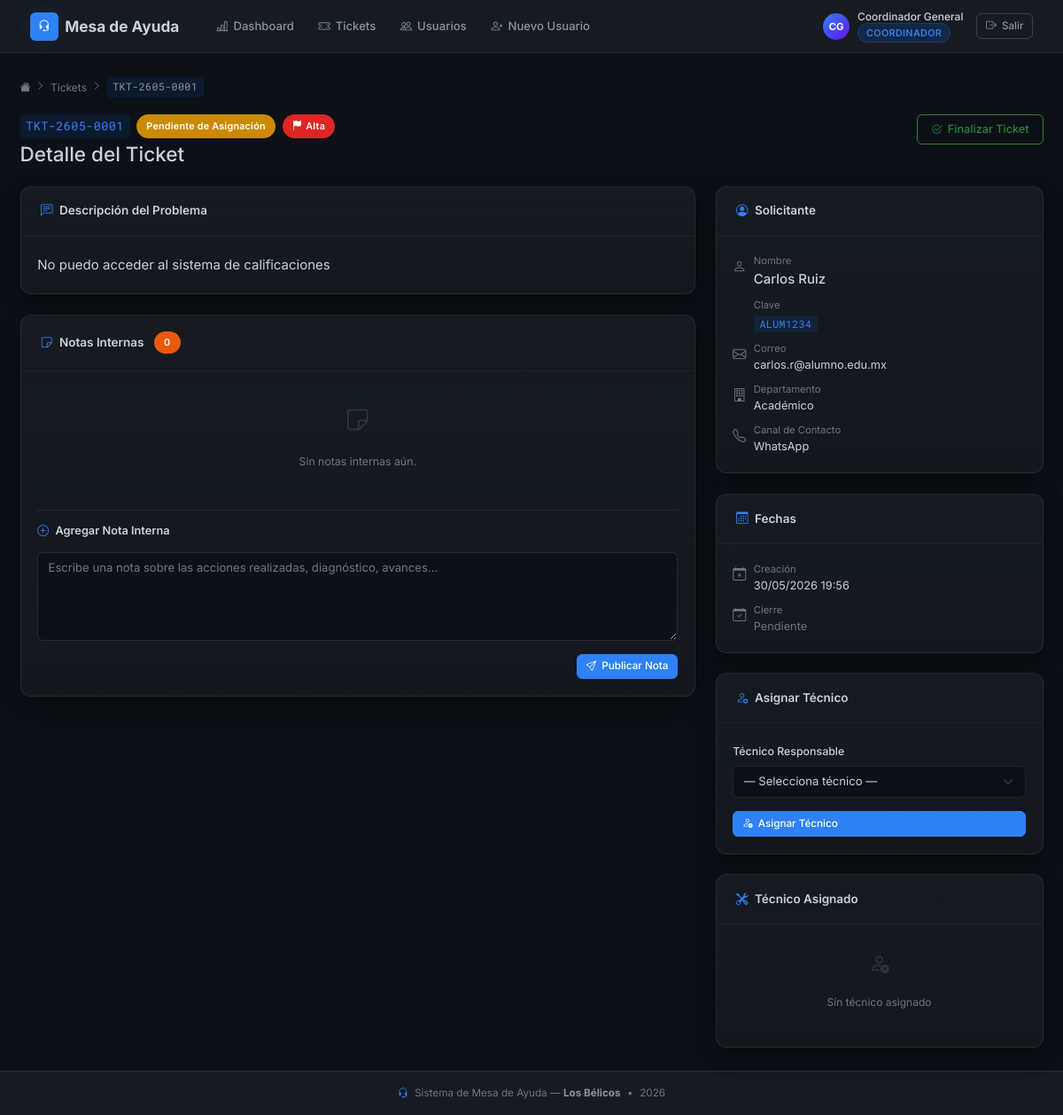
Before: /index.php?controller=Ticket&action=show&id=1 (signed in) with the older database file.
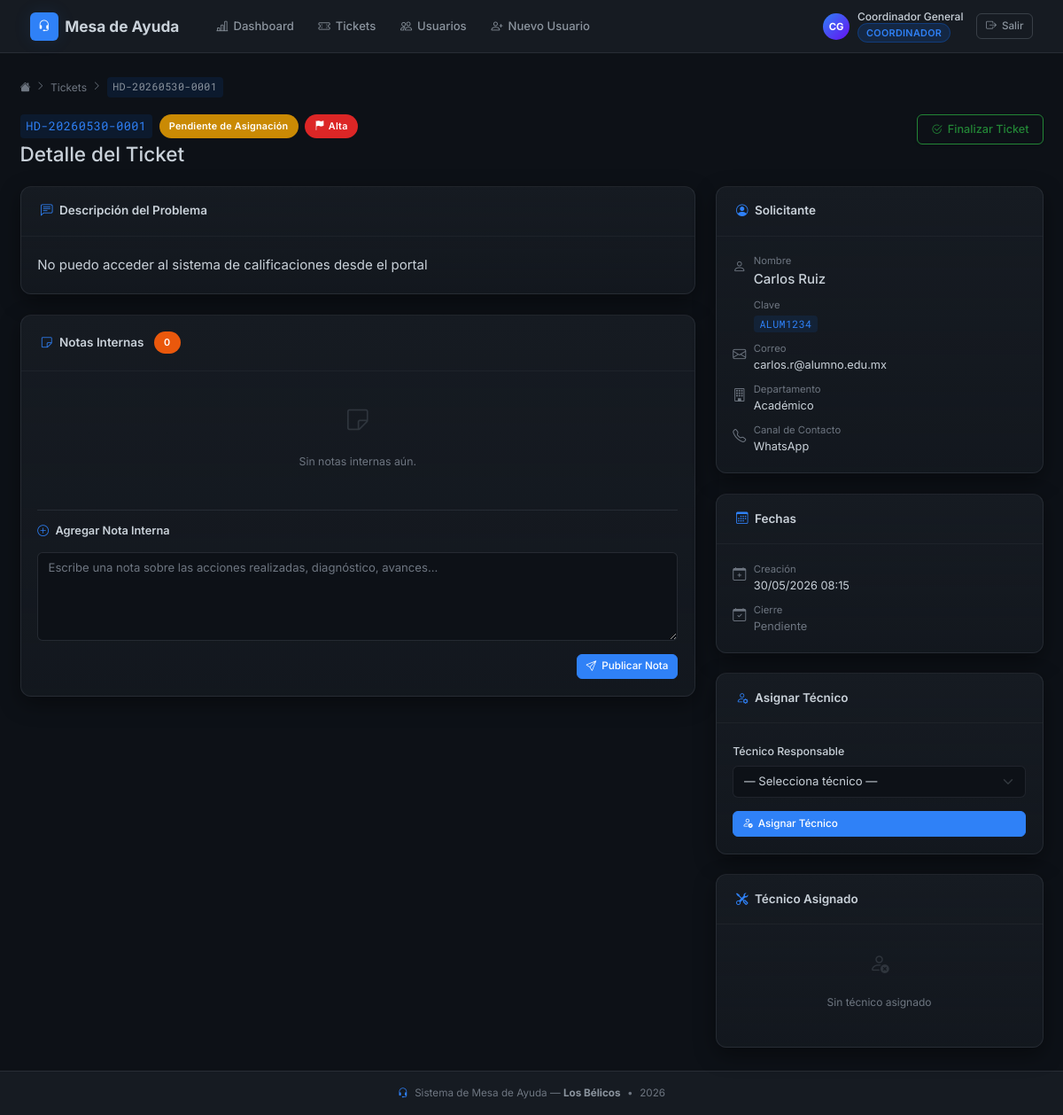
After: the same page with the newer database file.
### tables this page shows
CREATE TABLE `tickets` (
  `id`               int(10) UNSIGNED                   NOT NULL,
  `folio`            varchar(20)                        NOT NULL,
  `id_solicitante`   int(10) UNSIGNED                   NOT NULL,
  `id_canal`         int(10) UNSIGNED                   NOT NULL,
  `descripcion`      text                               NOT NULL,
  `prioridad`        enum('Baja','Media','Alta')         NOT NULL DEFAULT 'Baja',
  `id_estatus`       int(10) UNSIGNED                   NOT NULL DEFAULT 1,
  `id_tecnico`       int(10) UNSIGNED                   DEFAULT NULL,
  `id_mesa_asignada` int(10) UNSIGNED                   DEFAULT NULL,
  `fecha_creacion`   datetime                           NOT NULL DEFAULT current_timestamp(),
  `fecha_cierre`     datetime                           DEFAULT NULL
);

CREATE TABLE `estatus_tickets` (
  `id`             int(10) UNSIGNED NOT NULL,
  `nombre_estatus` varchar(50)      NOT NULL
);

CREATE TABLE `solicitantes` (
  `id`               int(10) UNSIGNED NOT NULL,
  `clave_reportante` varchar(20)      NOT NULL,
  `nombre_completo`  varchar(150)     NOT NULL,
  `correo`           varchar(100)     DEFAULT NULL,
  `id_departamento`  int(10) UNSIGNED DEFAULT NULL
);

CREATE TABLE `departamentos` (
  `id`                   int(10) UNSIGNED NOT NULL,
  `nombre_departamento`  varchar(100)     NOT NULL
);

CREATE TABLE `canales_contacto` (
  `id`           int(10) UNSIGNED NOT NULL,
  `nombre_canal` varchar(50)      NOT NULL
);

### app/controllers/TicketController.php (called while the page is built, shortened)
<?php
class TicketController {
    private Ticket $modelTicket;
    public function __construct() {
        require_once BASE_PATH . '/app/models/Ticket.php';
        $this->modelTicket = new Ticket();
    }
    public function show(): void {
        $id     = (int) ($_GET['id'] ?? 0);
        $ticket = $this->modelTicket->obtenerTicketPorId($id);
        $notas        = $this->modelTicket->obtenerNotasPorTicket($id);
        require BASE_PATH . '/app/views/tickets/show.php';
    }
}

### config/Database.php (called while the page is built)
<?php
class Database {
    private static ?Database $instance = null;
    private PDO $connection;
    private function __construct() {
        $host = 'localhost';
        $db   = 'helpdesk_db';
        $user = 'root';
        $pass = '';
        try {
            $this->connection = new PDO("mysql:host=$host;dbname=$db;charset=utf8mb4", $user, $pass);
            $this->connection->setAttribute(PDO::ATTR_ERRMODE, PDO::ERRMODE_EXCEPTION);
        } catch(PDOException $e) {
            die("Error de conexión: " . $e->getMessage());
        }
    }
    public static function getInstance(): Database {
        if (self::$instance === null) {
            self::$instance = new self();
        }
        return self::$instance;
    }
    public function getConnection(): PDO {
        return $this->connection;
    }
}

### app/models/Ticket.php (called while the page is built, shortened)
<?php
class Ticket {
    private PDO $db;
    public function __construct() {
        $dbInstance = Database::getInstance();
        $this->db   = $dbInstance->getConnection();
    }
    public function obtenerTicketPorId(int $id): array|false {
        $stmt = $this->db->prepare(
            "SELECT t.*,
                    s.nombre_completo  AS solicitante,
                    s.clave_reportante AS clave,
                    s.correo           AS correo_solicitante,
                    d.nombre_departamento AS departamento,
                    cc.nombre_canal    AS canal,
                    es.nombre_estatus  AS estatus,
                    u.nombre_completo  AS tecnico
             FROM tickets t
             LEFT JOIN solicitantes     s  ON t.id_solicitante = s.id
             LEFT JOIN departamentos    d  ON s.id_departamento = d.id
             LEFT JOIN canales_contacto cc ON t.id_canal        = cc.id
             LEFT JOIN estatus_tickets  es ON t.id_estatus      = es.id
             LEFT JOIN usuarios         u  ON t.id_tecnico      = u.id
             WHERE t.id = ? LIMIT 1"
        );
        $stmt->execute([$id]);
        return $stmt->fetch();
    }
    public function obtenerNotasPorTicket(int $idTicket): array {
        $stmt = $this->db->prepare(
            "SELECT ni.nota, ni.fecha_registro, u.nombre_completo AS tecnico
             FROM notas_internas ni
             LEFT JOIN usuarios u ON ni.id_usuario = u.id
             WHERE ni.id_ticket = ?
             ORDER BY ni.fecha_registro ASC"
        );
        $stmt->execute([$idTicket]);
        return $stmt->fetchAll();
    }
}

### app/views/tickets/show.php (the view, shortened to what the changed rows need)
<?php
require BASE_PATH . '/app/views/layouts/header.php';
$rolId    = $_SESSION['rol_id'];
$esCerrado = strtolower($ticket['estatus']) === 'cerrado';
function mapBadge(string $val, string $tipo): string {
    if ($tipo === 'estatus') {
        return match (strtolower($val)) {
            'abierto'    => 'badge-abierto',
            'en proceso' => 'badge-proceso',
            'cerrado'    => 'badge-cerrado',
            default      => 'badge-pendiente',
        };
    }
    return match (strtolower($val)) {
        'alta'  => 'badge-alta',
        'media' => 'badge-media',
        'baja'  => 'badge-baja',
        default => 'badge-pendiente',
    };
}
?>
<div class="hd-breadcrumb fade-in-up">
    <a href="<?= BASE_URL ?>/index.php?controller=Dashboard&action=index"><i class="bi bi-house-fill"></i></a>
    <i class="bi bi-chevron-right" style="font-size:.7rem;"></i>
    <a href="<?= BASE_URL ?>/index.php?controller=Ticket&action=<?= $rolId == 2 ? 'misTickets' : 'index' ?>">Tickets</a>
    <i class="bi bi-chevron-right" style="font-size:.7rem;"></i>
    <span class="folio-tag"><?= htmlspecialchars($ticket['folio']) ?></span>
</div>
<div class="d-flex align-items-start justify-content-between mb-4 flex-wrap gap-2 fade-in-up">
    <div>
        <div class="d-flex align-items-center gap-2 mb-1">
            <span class="folio-tag" style="font-size:0.9rem;"><?= htmlspecialchars($ticket['folio']) ?></span>
            <span class="hd-badge <?= mapBadge($ticket['estatus'], 'estatus') ?>">
                <?= htmlspecialchars($ticket['estatus']) ?>
            </span>
            <span class="hd-badge <?= mapBadge($ticket['prioridad'], 'prioridad') ?>">
                <i class="bi bi-flag-fill"></i> <?= ucfirst($ticket['prioridad']) ?>
            </span>
        </div>
        <h1 class="h4 mb-0">Detalle del Ticket</h1>
    </div>
    <?php if (in_array($rolId, [1, 3]) && !$esCerrado): ?>
        <button type="button" class="btn btn-outline-success shadow-sm" data-bs-toggle="modal" data-bs-target="#modalCerrar">
            <i class="bi bi-check2-circle"></i> Finalizar Ticket
        </button>
    <?php endif; ?>
</div>
<div class="row g-4">
    <div class="col-12 col-xl-8">
        <div class="hd-card mb-4 fade-in-up delay-1">
            <div class="hd-card-header">
                <h2 class="hd-card-title"><i class="bi bi-chat-left-text text-accent"></i> Descripción del Problema</h2>
            </div>
            <div class="hd-card-body">
                <p style="line-height:1.8; color:var(--text-primary); margin:0; white-space:pre-wrap;"><?= nl2br(htmlspecialchars($ticket['descripcion'])) ?></p>
            </div>
        </div>
        <div class="hd-card fade-in-up delay-2">
            <div class="hd-card-header">
                <h2 class="hd-card-title">
                    <i class="bi bi-sticky text-accent"></i>
                    Notas Internas
                    <span class="hd-badge badge-abierto ms-1"><?= count($notas) ?></span>
                </h2>
            </div>
            <div class="hd-card-body">
                <?php if (empty($notas)): ?>
                    <div class="empty-state py-3">
                        <i class="bi bi-sticky d-block" style="font-size:1.8rem;"></i>
                        <p style="font-size:0.82rem;">Sin notas internas aún.</p>
                    </div>
                <?php endif; ?>
                <?php if (in_array($rolId, [1, 2, 3]) && !$esCerrado): ?>
                    <hr>
                    <h3 class="hd-card-title mb-3" style="font-size:0.85rem;">
                        <i class="bi bi-plus-circle text-accent"></i> Agregar Nota Interna
                    </h3>
                    <form method="POST" action="<?= BASE_URL ?>/index.php?controller=Ticket&action=agregarNota" id="formNota">
                        <div class="mb-3">
                            <textarea class="form-control" name="nota" rows="4"
                                      placeholder="Escribe una nota sobre las acciones realizadas, diagnóstico, avances..."
                                      required id="notaTextarea"></textarea>
                        </div>
                        <div class="d-flex justify-content-end">
                            <button type="submit" class="btn btn-primary btn-sm" id="btnNota">
                                <i class="bi bi-send"></i> Publicar Nota
                            </button>
                        </div>
                    </form>
                <?php elseif ($esCerrado): ?>
                    <div class="alert alert-warning mb-0" style="font-size:0.82rem;">
                        <i class="bi bi-lock-fill me-1"></i> Este ticket está cerrado. No se pueden agregar más notas.
                    </div>
                <?php endif; ?>
            </div>
        </div>
    </div>
    <div class="col-12 col-xl-4">
        <div class="hd-card mb-4 fade-in-up delay-1">
            <div class="hd-card-header">
                <h2 class="hd-card-title"><i class="bi bi-person-circle text-accent"></i> Solicitante</h2>
            </div>
            <div class="hd-card-body">
                <div class="d-flex flex-column gap-2">
                    <div class="d-flex align-items-start gap-2">
                        <i class="bi bi-person mt-1" style="color:var(--text-muted); width:16px;"></i>
                        <div>
                            <div style="font-size:0.75rem; color:var(--text-muted);">Nombre</div>
                            <div style="font-weight:500;"><?= htmlspecialchars($ticket['solicitante']) ?></div>
                        </div>
                    </div>
                    <div class="d-flex align-items-start gap-2">
                        <div>
                            <div style="font-size:0.75rem; color:var(--text-muted);">Clave</div>
                            <div><span class="folio-tag"><?= htmlspecialchars($ticket['clave']) ?></span></div>
                        </div>
                    </div>
                    <div class="d-flex align-items-start gap-2">
                        <i class="bi bi-envelope mt-1" style="color:var(--text-muted); width:16px;"></i>
                        <div>
                            <div style="font-size:0.75rem; color:var(--text-muted);">Correo</div>
                            <div style="font-size:0.85rem; word-break:break-all;"><?= htmlspecialchars($ticket['correo_solicitante']) ?></div>
                        </div>
                    </div>
                    <div class="d-flex align-items-start gap-2">
                        <i class="bi bi-building mt-1" style="color:var(--text-muted); width:16px;"></i>
                        <div>
                            <div style="font-size:0.75rem; color:var(--text-muted);">Departamento</div>
                            <div style="font-size:0.85rem;"><?= htmlspecialchars($ticket['departamento'] ?? '—') ?></div>
                        </div>
                    </div>
                    <div class="d-flex align-items-start gap-2">
                        <i class="bi bi-telephone mt-1" style="color:var(--text-muted); width:16px;"></i>
                        <div>
                            <div style="font-size:0.75rem; color:var(--text-muted);">Canal de Contacto</div>
                            <div style="font-size:0.85rem;"><?= htmlspecialchars($ticket['canal']) ?></div>
                        </div>
                    </div>
                </div>
            </div>
        </div>
        <div class="hd-card mb-4 fade-in-up delay-2">
            <div class="hd-card-header">
                <h2 class="hd-card-title"><i class="bi bi-calendar3 text-accent"></i> Fechas</h2>
            </div>
            <div class="hd-card-body">
                <div class="d-flex flex-column gap-2">
                    <div class="d-flex align-items-start gap-2">
                        <i class="bi bi-calendar-plus mt-1" style="color:var(--text-muted); width:16px;"></i>
                        <div>
                            <div style="font-size:0.75rem; color:var(--text-muted);">Creación</div>
                            <div style="font-size:0.85rem;"><?= date('d/m/Y H:i', strtotime($ticket['fecha_creacion'])) ?></div>
                        </div>
                    </div>
                    <div class="d-flex align-items-start gap-2">
                        <i class="bi bi-calendar-check mt-1" style="color:var(--text-muted); width:16px;"></i>
                        <div>
                            <div style="font-size:0.75rem; color:var(--text-muted);">Cierre</div>
                            <div style="font-size:0.85rem;">
                                <?= $ticket['fecha_cierre']
                                    ? date('d/m/Y H:i', strtotime($ticket['fecha_cierre']))
                                    : '<span class="text-muted-hd">Pendiente</span>' ?>
                            </div>
                        </div>
                    </div>
                </div>
            </div>
        </div>
        <?php if (in_array($rolId, [1, 3]) && !$esCerrado): ?>
            <div class="hd-card mb-4 fade-in-up delay-3">
                <div class="hd-card-header">
                    <h2 class="hd-card-title"><i class="bi bi-person-gear text-accent"></i> Asignar Técnico</h2>
                </div>
                <div class="hd-card-body">
                    <form method="POST" action="<?= BASE_URL ?>/index.php?controller=Ticket&action=asignar">
                        <div class="mb-3">
                            <label class="form-label">Técnico Responsable</label>
                            <select class="form-select" name="id_tecnico" required>
                                <option value="">— Selecciona técnico —</option>
                            </select>
                        </div>
                        <button type="submit" class="btn btn-primary btn-sm w-100">
                            <i class="bi bi-person-check"></i>
                            <?= $ticket['tecnico'] ? 'Reasignar' : 'Asignar' ?> Técnico
                        </button>
                    </form>
                </div>
            </div>
        <?php endif; ?>
        <div class="hd-card fade-in-up delay-4">
            <div class="hd-card-header">
                <h2 class="hd-card-title"><i class="bi bi-tools text-accent"></i> Técnico Asignado</h2>
            </div>
            <div class="hd-card-body">
                <?php if ($ticket['tecnico']): ?>
                    <div class="d-flex align-items-center gap-3">
                        <div class="user-avatar-sm" style="width:38px; height:38px; font-size:0.9rem;">
                            <?= strtoupper(substr($ticket['tecnico'], 0, 1)) ?>
                        </div>
                        <div>
                            <div style="font-weight:500;"><?= htmlspecialchars($ticket['tecnico']) ?></div>
                            <span class="role-badge">Técnico</span>
                        </div>
                    </div>
                <?php else: ?>
                    <div class="empty-state py-2">
                        <i class="bi bi-person-x d-block" style="font-size:1.5rem;"></i>
                        <p style="font-size:0.8rem;">Sin técnico asignado</p>
                    </div>
                <?php endif; ?>
            </div>
        </div>
    </div>
</div>
<?php require BASE_PATH . '/app/views/layouts/footer.php'; ?>

Changed rows visible on the page:
changed tickets "Alta": folio "TKT-2605-0001" → "HD-20260530-0001"; descripcion "No puedo acceder al sistema de calificaciones" → "No puedo acceder al sistema de calificaciones desde el portal"; fecha_creacion "30/05/2026 19:56" → "30/05/2026 08:15"
